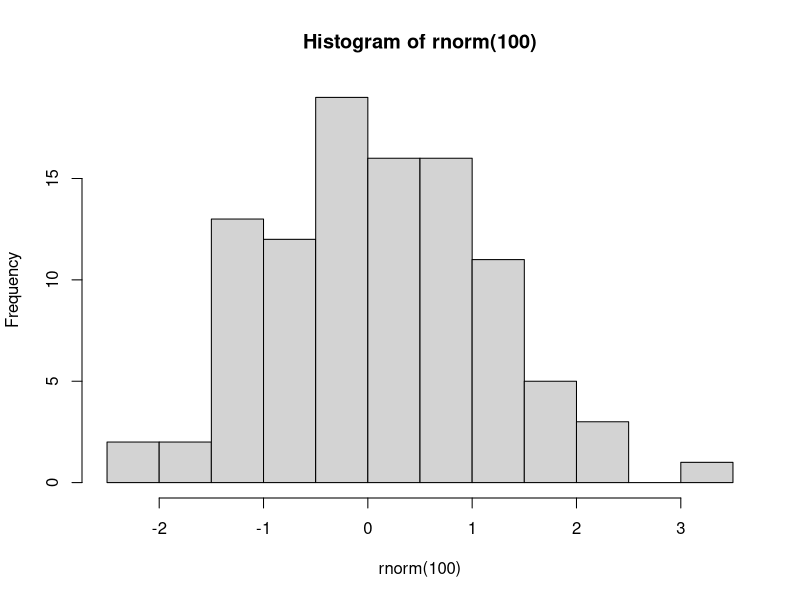
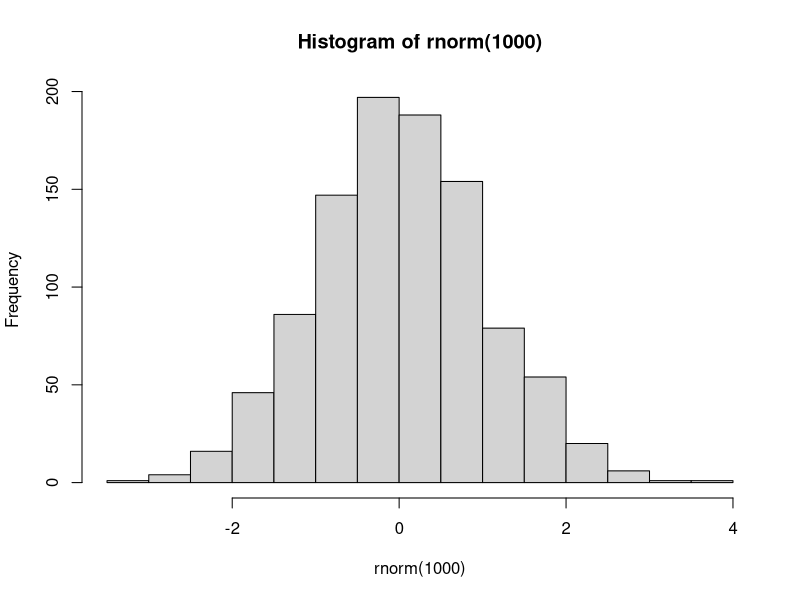

These figures' R source, in order:
setwd("~/Documents/mpini/github/graphicalweb2014_data")
hist(rnorm(100))
hist(rnorm(1000))
x <- 8
X <- 3
ambulances_data <- read.csv('ambulances_queuing.csv', nrow=20, header=T)
other_object <- names(ambulances_data)
class(ambulances_data$Code)
class(ambulances_data$Monday)
